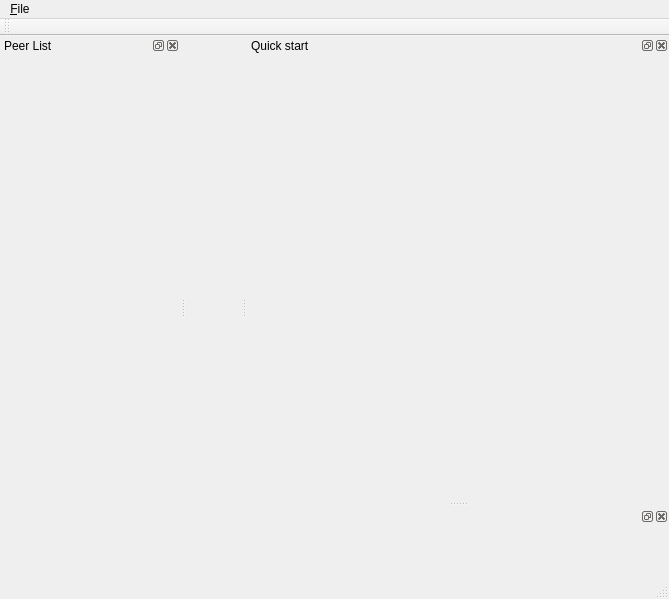
<?xml version="1.0" encoding="UTF-8"?>
<ui version="4.0">
 <class>MainWindow</class>
 <widget class="QMainWindow" name="MainWindow">
  <property name="geometry">
   <rect>
    <x>0</x>
    <y>0</y>
    <width>669</width>
    <height>599</height>
   </rect>
  </property>
  <property name="windowTitle">
   <string>Pre-pre-alfa: for development usage only</string>
  </property>
  <property name="documentMode">
   <bool>true</bool>
  </property>
  <property name="unifiedTitleAndToolBarOnMac">
   <bool>true</bool>
  </property>
  <widget class="QWidget" name="centralWidget"/>
  <widget class="QMenuBar" name="menuBar">
   <property name="geometry">
    <rect>
     <x>0</x>
     <y>0</y>
     <width>669</width>
     <height>21</height>
    </rect>
   </property>
   <widget class="QMenu" name="menu_Plik">
    <property name="title">
     <string>&amp;File</string>
    </property>
    <addaction name="actionDebug"/>
    <addaction name="actionsettings"/>
   </widget>
   <addaction name="menu_Plik"/>
  </widget>
  <widget class="QToolBar" name="mainToolBar">
   <attribute name="toolBarArea">
    <enum>TopToolBarArea</enum>
   </attribute>
   <attribute name="toolBarBreak">
    <bool>false</bool>
   </attribute>
  </widget>
  <widget class="QStatusBar" name="statusBar"/>
  <widget class="QDockWidget" name="quickStartDock">
   <property name="sizePolicy">
    <sizepolicy hsizetype="Expanding" vsizetype="Expanding">
     <horstretch>0</horstretch>
     <verstretch>0</verstretch>
    </sizepolicy>
   </property>
   <property name="minimumSize">
    <size>
     <width>410</width>
     <height>250</height>
    </size>
   </property>
   <property name="baseSize">
    <size>
     <width>300</width>
     <height>200</height>
    </size>
   </property>
   <property name="features">
    <set>QDockWidget::DockWidgetClosable|QDockWidget::DockWidgetFloatable</set>
   </property>
   <property name="windowTitle">
    <string>Quick start</string>
   </property>
   <attribute name="dockWidgetArea">
    <number>2</number>
   </attribute>
   <widget class="QWidget" name="dockWidgetContents_2">
    <property name="minimumSize">
     <size>
      <width>300</width>
      <height>200</height>
     </size>
    </property>
    <property name="baseSize">
     <size>
      <width>300</width>
      <height>200</height>
     </size>
    </property>
    <layout class="QFormLayout" name="formLayout">
     <item row="0" column="0">
      <widget class="quickStartDialog" name="quickStart" native="true">
       <property name="sizePolicy">
        <sizepolicy hsizetype="Expanding" vsizetype="Expanding">
         <horstretch>0</horstretch>
         <verstretch>0</verstretch>
        </sizepolicy>
       </property>
       <property name="minimumSize">
        <size>
         <width>400</width>
         <height>230</height>
        </size>
       </property>
       <property name="baseSize">
        <size>
         <width>300</width>
         <height>200</height>
        </size>
       </property>
      </widget>
     </item>
    </layout>
   </widget>
  </widget>
  <widget class="QDockWidget" name="peerListDock">
   <property name="sizePolicy">
    <sizepolicy hsizetype="Expanding" vsizetype="Expanding">
     <horstretch>0</horstretch>
     <verstretch>0</verstretch>
    </sizepolicy>
   </property>
   <property name="minimumSize">
    <size>
     <width>180</width>
     <height>100</height>
    </size>
   </property>
   <property name="floating">
    <bool>false</bool>
   </property>
   <property name="features">
    <set>QDockWidget::AllDockWidgetFeatures</set>
   </property>
   <property name="allowedAreas">
    <set>Qt::LeftDockWidgetArea|Qt::RightDockWidgetArea</set>
   </property>
   <property name="windowTitle">
    <string>Peer List</string>
   </property>
   <attribute name="dockWidgetArea">
    <number>1</number>
   </attribute>
   <widget class="QWidget" name="dockWidgetContents_7">
    <property name="sizePolicy">
     <sizepolicy hsizetype="Expanding" vsizetype="Expanding">
      <horstretch>0</horstretch>
      <verstretch>0</verstretch>
     </sizepolicy>
    </property>
    <layout class="QGridLayout" name="gridLayout_2">
     <item row="0" column="0">
      <widget class="PeerListForm" name="peerListWidget_2" native="true">
       <property name="sizePolicy">
        <sizepolicy hsizetype="Expanding" vsizetype="Expanding">
         <horstretch>0</horstretch>
         <verstretch>0</verstretch>
        </sizepolicy>
       </property>
      </widget>
     </item>
    </layout>
   </widget>
  </widget>
  <widget class="QDockWidget" name="financeDock">
   <attribute name="dockWidgetArea">
    <number>2</number>
   </attribute>
   <widget class="QWidget" name="dockWidgetContents">
    <layout class="QGridLayout" name="gridLayout">
     <item row="0" column="0">
      <widget class="financeForm" name="financeWidget" native="true"/>
     </item>
    </layout>
   </widget>
  </widget>
  <action name="actionDebug">
   <property name="icon">
    <iconset resource="icons.qrc">
     <normaloff>:/ladybird</normaloff>:/ladybird</iconset>
   </property>
   <property name="text">
    <string>&amp;Debug</string>
   </property>
  </action>
  <action name="actionsettings">
   <property name="icon">
    <iconset resource="icons.qrc">
     <normaloff>:/setting-tool</normaloff>:/setting-tool</iconset>
   </property>
   <property name="text">
    <string>&amp;Settings</string>
   </property>
  </action>
  <zorder>peerListDock</zorder>
  <zorder>financeDock</zorder>
 </widget>
 <layoutdefault spacing="6" margin="11"/>
 <customwidgets>
  <customwidget>
   <class>PeerListForm</class>
   <extends>QWidget</extends>
   <header location="global">peerlistform.h</header>
   <container>1</container>
  </customwidget>
  <customwidget>
   <class>quickStartDialog</class>
   <extends>QWidget</extends>
   <header location="global">quickstartdialog.h</header>
   <container>1</container>
  </customwidget>
  <customwidget>
   <class>financeForm</class>
   <extends>QWidget</extends>
   <header location="global">financeform.h</header>
   <container>1</container>
  </customwidget>
 </customwidgets>
 <resources>
  <include location="icons.qrc"/>
 </resources>
 <connections/>
</ui>
